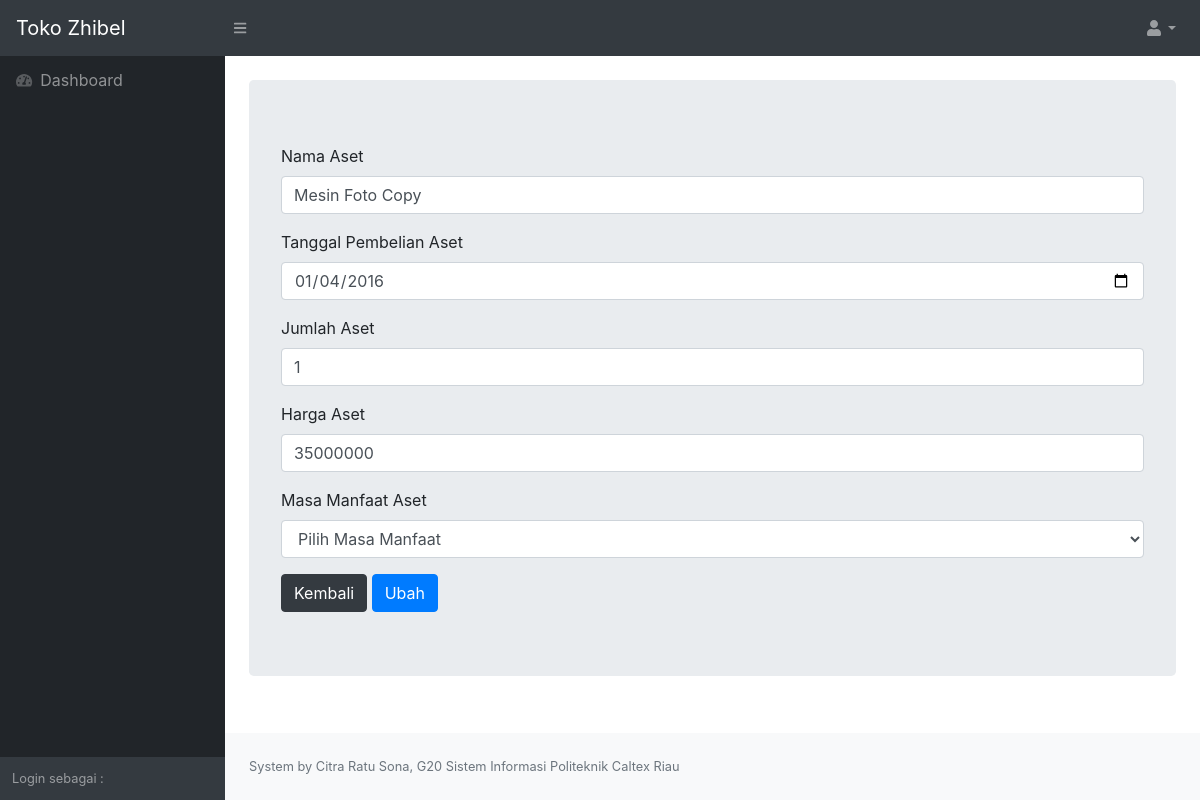
/views/formasetedit.php?ubahasetid=1 (signed in), run on the app's committed database.
### tables this page shows
CREATE TABLE `aset` (
  `asetId` int(11) NOT NULL,
  `asetNama` varchar(255) NOT NULL,
  `asetTanggal` date NOT NULL,
  `asetJumlah` int(11) NOT NULL,
  `asetHarga` int(11) NOT NULL,
  `asetTotalharga` int(11) NOT NULL,
  `asetManfaat` int(11) NOT NULL,
  `asetPenyBulan` int(11) NOT NULL
);

### models/ClassAset.php (called while the page is built, shortened)
<?php
Class Aset{
    function __construct(){
        $con =mysqli_connect("localhost","root","","suryajaya");
        $this->con=$con;
        }
        function detailAset($id){
            $query=mysqli_query($this->con,"SELECT * FROM aset WHERE asetId = '$id'");
            while($a = mysqli_fetch_assoc($query)){
                $data[] = $a;
            }
            return $data;
        }
}

### views/formasetedit.php (the view, shortened to what this page needs)
<?php
include 'header.php';
include '../models/ClassAset.php';
$as = new Aset;
$data = $as->detailAset($_GET['ubahasetid']);
?>
<div class="container-fluid">
    <div class="jumbotron">
        <form action="../controllers/Asetolah.php" method="POST">
        <?php foreach($data as $as): ?>
            <div class="form-group">
                    <label for="namaaset">Nama Aset</label>
                    <input type="text" class="form-control" id="namaaset" name="namaaset" value="<?= $as['asetNama'] ?>">
                </div>
                <div class="form-group">
                    <label for="tanggalaset">Tanggal Pembelian Aset</label>
                    <input type="date" class="form-control" id="tanggalaset" name="tanggalaset" value="<?= $as['asetTanggal'] ?>">
                </div>
                <div class="form-group">
                    <label for="jumlahaset">Jumlah Aset</label>
                    <input type="number" class="form-control" id="jumlahaset" name="jumlahaset" value="<?= $as['asetJumlah'] ?>">
                </div>
                <div class="form-group">
                    <label for="hargaaset">Harga Aset</label>
                    <input type="number" class="form-control" id="hargaaset" name="hargaaset" value="<?= $as['asetHarga'] ?>">
                </div>
                <div class="form-group">
                    <label for="masamanfaat">Masa Manfaat Aset</label>
                    <select class="form-control" name="masamanfaat">
                        <option value="" disable>Pilih Masa Manfaat</option>
                    </select>
                </div>
        <a class="btn btn-dark" href="asetlist.php" role="button">Kembali</a>
        <button type="submit" class="btn btn-primary" name="ubahasetid">Ubah</button>
        <?php endforeach; ?>
        </form>
    </div>
</div>
<?php
include 'footer.php';
?>

### data on the page
aset: namaaset "Mesin Foto Copy", tanggalaset "01/04/2016", jumlahaset "1", hargaaset "35000000"
